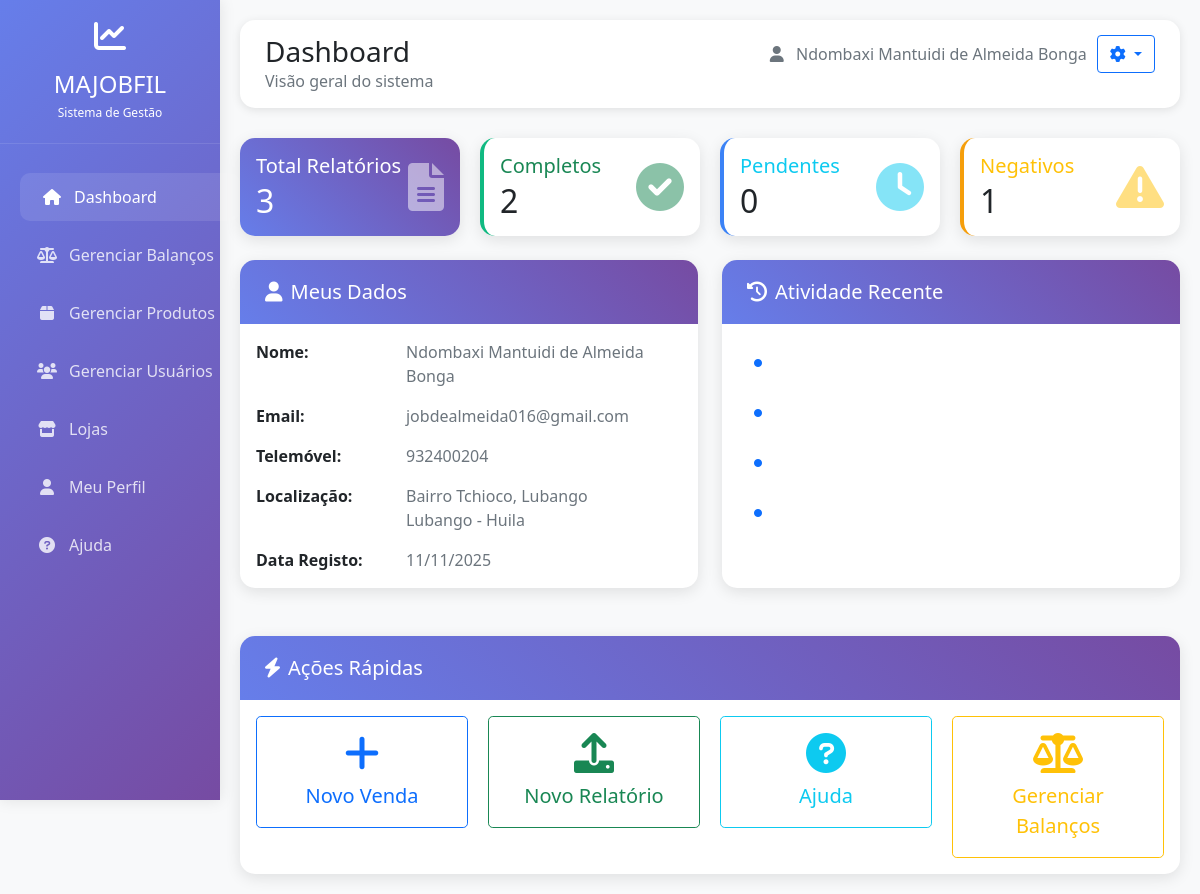
The app's page /dashboard/ (signed in) with its own data.
### conta/models.py (models this page shows, shortened)
class Conta(AbstractBaseUser, PermissionsMixin):
    username = models.CharField('Nome de usuário', max_length=30, unique=True)
    email = models.EmailField('Email', unique=True)
    nome = models.CharField('Nome completo', max_length=100)
    telemovel = models.CharField('Telemóvel', max_length=15, blank=True, null=True)
    data_nascimento = models.DateField('Data de nascimento', blank=True, null=True)
    bilhete_identidade = models.CharField('Bilhete de Identidade', max_length=20, blank=True, null=True)
    bairro = models.CharField('Bairro', max_length=100, blank=True, null=True)
    cidade = models.CharField('Cidade', max_length=100, blank=True, null=True)
    provincia = models.CharField('Província', max_length=100, blank=True, null=True)
    municipio = models.CharField('Município', max_length=100, blank=True, null=True)
    is_active = models.BooleanField('Ativo', default=True)
    is_staff = models.BooleanField('Staff', default=False)
    is_superuser = models.BooleanField('superuser', default=False)
    date_joined = models.DateTimeField('Data de registro', default=timezone.now)
    objects = CustomUserManager()
    USERNAME_FIELD = 'email'
    REQUIRED_FIELDS = ['username', 'nome']
    class Meta:
        verbose_name = 'Conta'
        verbose_name_plural = 'Contas'

### conta/views.py (the view)
# urls.py: path('dashboard/', views.dashboard, name='dashboard'),
@login_required
def dashboard(request):
    user = request.user
    stats = {
        'total_documentos': 15,
        'documentos_concluidos': 8,
        'documentos_progresso': 4,
        'documentos_pendentes': 3,
    }
    atividades_recentes = [
        {
            'icone': 'fa-file-upload',
            'cor': 'primary',
            'texto': 'Novo documento enviado',
            'tempo': '2 horas atrás'
        },
        {
            'icone': 'fa-user-edit',
            'cor': 'success',
            'texto': 'Perfil atualizado',
            'tempo': '1 dia atrás'
        },
        {
            'icone': 'fa-check-circle',
            'cor': 'info',
            'texto': 'Tarefa concluída',
            'tempo': '2 dias atrás'
        },
        {
            'icone': 'fa-bell',
            'cor': 'warning',
            'texto': 'Novo alerta do sistema',
            'tempo': '3 dias atrás'
        }
    ]
    context = {
        'user': user,
        'stats': stats,
        'atividades_recentes': atividades_recentes,
    }
    return render(request, 'index.html', context)

### conta/templates/index.html (shortened to what this page needs)
<!DOCTYPE html>
<html lang="pt">
<head>
    <link href="https://cdn.jsdelivr.net/npm/bootstrap@5.1.3/dist/css/bootstrap.min.css" rel="stylesheet">
    <link href="https://cdnjs.cloudflare.com/ajax/libs/font-awesome/6.0.0/css/all.min.css" rel="stylesheet">
</head>
<body>
    <div class="sidebar" id="sidebar">
        <div class="logo">
            <i class="fas fa-chart-line fa-2x mb-2"></i>
            <h4 class="mb-0">MAJOBFIL</h4>
            <small>Sistema de Gestão</small>
        </div>
        <div class="mt-4">
            <ul class="nav flex-column">
                <li class="nav-item">
                    <a class="nav-link active" href="{% url 'dashboard' %}">
                        <i class="fas fa-home"></i><span>Dashboard</span>
                    </a>
                </li>
                {% if user.is_superuser %}
                <li class="nav-item">
                    <a class="nav-link" href="{% url 'lista_balancos' %}">
                        <i class="fas fa-balance-scale"></i><span>Gerenciar Balanços</span>
                    </a>
                </li>
                <li class="nav-item">
                    <a class="nav-link" href="{% url 'listar_todos_itens' %}">
                        <i class="fas fa-box"></i><span>Gerenciar Produtos</span>
                    </a>
                </li>
                <li class="nav-item">
                    <a class="nav-link" href="{% url 'listar_usuarios' %}">
                        <i class="fas fa-users"></i><span>Gerenciar Usuários</span>
                    </a>
                </li>
                {% endif %}
                <li class="nav-item">
                    <a class="nav-link" href="{% url 'listar_lojas' %}">
                        <i class="fas fa-store"></i><span>Lojas</span>
                    </a>
                </li>
                <li class="nav-item">
                    <a class="nav-link" href="{% url 'perfil' %}">
                        <i class="fas fa-user"></i><span>Meu Perfil</span>
                    </a>
                </li>
                <li class="nav-item">
                    <a class="nav-link" href="#">
                        <i class="fas fa-question-circle"></i><span>Ajuda</span>
                    </a>
                </li>
            </ul>
        </div>
    </div>
    <div class="main-content" id="mainContent">
        <div class="top-bar">
            <div class="top-bar-header">
                <div>
                    <h3 class="mb-0">Dashboard</h3>
                    <p class="mb-0 text-muted">Visão geral do sistema</p>
                </div>
                <div class="top-bar-actions">
                    <span class="text-muted">
                        <i class="fas fa-user me-2"></i>
                        {{ user.nome|default:user.username }}
                    </span>
                    <div class="dropdown">
                    <button class="btn btn-outline-primary dropdown-toggle" type="button"
                            data-bs-toggle="dropdown">
                        <i class="fas fa-cog"></i>
                    </button>
                </div>
                </div>
            </div>
        </div>
        <div class="stats-grid mb-4 fade-in">
            <div class="card stats-card card-primary text-white">
                <div class="card-body">
                    <div class="d-flex justify-content-between align-items-center">
                        <div>
                            <h5 class="mb-1">Total Relatórios</h5>
                            <h2 class="mb-0">{{ estatisticas.total_relatorios }}</h2>
                        </div>
                        <div class="text-end">
                            <i class="fas fa-file-alt fa-3x opacity-50"></i>
                        </div>
                    </div>
                </div>
            </div>
            <div class="card stats-card card-success">
                <div class="card-body">
                    <div class="d-flex justify-content-between align-items-center">
                        <div>
                            <h5 class="mb-1 text-success">Completos</h5>
                            <h2 class="mb-0">{{ estatisticas.completos }}</h2>
                        </div>
                        <div class="text-end">
                            <i class="fas fa-check-circle fa-3x text-success opacity-50"></i>
                        </div>
                    </div>
                </div>
            </div>
            <div class="card stats-card card-info">
                <div class="card-body">
                    <div class="d-flex justify-content-between align-items-center">
                        <div>
                            <h5 class="mb-1 text-info">Pendentes</h5>
                            <h2 class="mb-0">{{ estatisticas.pendentes }}</h2>
                        </div>
                        <div class="text-end">
                            <i class="fas fa-clock fa-3x text-info opacity-50"></i>
                        </div>
                    </div>
                </div>
            </div>
            <div class="card stats-card card-warning">
                <div class="card-body">
                    <div class="d-flex justify-content-between align-items-center">
                        <div>
                            <h5 class="mb-1 text-warning">Negativos</h5>
                            <h2 class="mb-0">{{ estatisticas.negativos }}</h2>
                        </div>
                        <div class="text-end">
                            <i class="fas fa-exclamation-triangle fa-3x text-warning opacity-50"></i>
                        </div>
                    </div>
                </div>
            </div>
        </div>
        <div class="row mb-4">
            <div class="col-lg-6 mb-4">
                <div class="card user-card fade-in">
                    <div class="card-header">
                        <h5 class="mb-0"><i class="fas fa-user me-2"></i>Meus Dados</h5>
                    </div>
                    <div class="card-body">
                        <div class="row mb-3">
                            <div class="col-sm-4"><strong>Nome:</strong></div>
                            <div class="col-sm-8 text-muted">{{ user.nome }}</div>
                        </div>
                        <div class="row mb-3">
                            <div class="col-sm-4"><strong>Email:</strong></div>
                            <div class="col-sm-8 text-muted">{{ user.email }}</div>
                        </div>
                        <div class="row mb-3">
                            <div class="col-sm-4"><strong>Telemóvel:</strong></div>
                            <div class="col-sm-8 text-muted">{{ user.telemovel|default:"Não informado" }}</div>
                        </div>
                        <div class="row mb-3">
                            <div class="col-sm-4"><strong>Localização:</strong></div>
                            <div class="col-sm-8 text-muted">
                                {{ user.bairro|default:"-" }}, {{ user.cidade|default:"-" }}<br>
                                {{ user.municipio|default:"-" }} - {{ user.provincia|default:"-" }}
                            </div>
                        </div>
                        <div class="row">
                            <div class="col-sm-4"><strong>Data Registo:</strong></div>
                            <div class="col-sm-8 text-muted">{{ user.date_joined|date:"d/m/Y" }}</div>
                        </div>
                    </div>
                </div>
            </div>
            <div class="col-lg-6 mb-4">
                <div class="card user-card fade-in">
                    <div class="card-header">
                        <h5 class="mb-0"><i class="fas fa-history me-2"></i>Atividade Recente</h5>
                    </div>
                    <div class="card-body">
                        <div class="list-group list-group-flush">
                            {% for atividade in atividades_recentes %}
                            <div class="list-group-item activity-item">
                                <div class="d-flex justify-content-between align-items-center">
                                    <div>
                                        <i class="fas fa-circle text-primary me-2" style="font-size: 8px;"></i>
                                    </div>
                                </div>
                            </div>
                            {% endfor %}
                        </div>
                    </div>
                </div>
            </div>
        </div>
        <div class="row">
            <div class="col-12">
                <div class="card user-card fade-in">
                    <div class="card-header">
                        <h5 class="mb-0"><i class="fas fa-bolt me-2"></i>Ações Rápidas</h5>
                    </div>
                    <div class="card-body">
                        <div class="quick-actions-grid">
                            <div>
                                <a href="{% url 'nova_venda' %}" class="btn btn-outline-primary btn-lg w-100 py-3">
                                    <i class="fas fa-plus fa-2x mb-2"></i><br>
                                    Novo Venda
                                </a>
                            </div>
                            <div>
                                <a href="{% url 'criar_relatorio_diario' %}" class="btn btn-outline-success btn-lg w-100 py-3">
                                    <i class="fas fa-upload fa-2x mb-2"></i><br>
                                    Novo Relatório
                                </a>
                            </div>
                            <div>
                                <a href="#" class="btn btn-outline-info btn-lg w-100 py-3">
                                    <i class="fas fa-question-circle fa-2x mb-2"></i><br>
                                    Ajuda
                                </a>
                            </div>
                            {% if user.is_superuser %}
                            <div>
                                <a href="{% url 'lista_balancos' %}" class="btn btn-outline-warning btn-lg w-100 py-3">
                                    <i class="fas fa-balance-scale fa-2x mb-2"></i><br>
                                    Gerenciar Balanços
                                </a>
                            </div>
                            {% endif %}
                        </div>
                    </div>
                </div>
            </div>
        </div>
    </div>
</body>
</html>

### records on screen
Conta: nome "Ndombaxi Mantuidi de Almeida Bonga", email "jobdealmeida016@gmail.com", telemovel "932400204", bairro "Bairro Tchioco", cidade "Lubango", municipio "Lubango", provincia "Huila", date_joined "11/11/2025"

### other values on screen
{{ estatisticas.total_relatorios }} "3"
{{ estatisticas.completos }} "2"
{{ estatisticas.pendentes }} "0"
{{ estatisticas.negativos }} "1"
